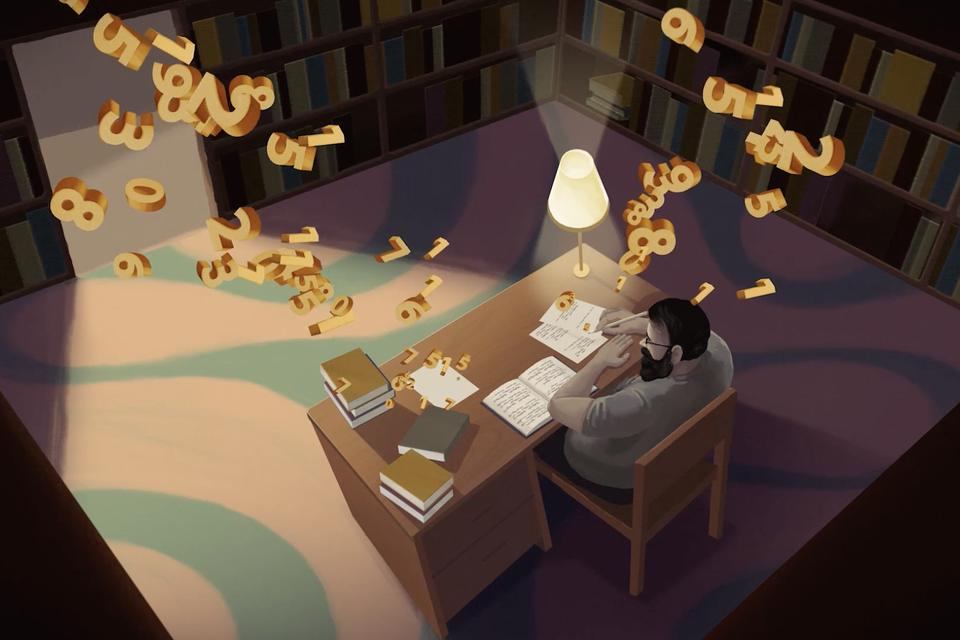
#> input picture img/animated-mind-key.jpg, 960 x 640 px, given in place of Animatd Mind Oliver with Patient.png, which was not available
$ python process.py
#> lines starting #> are read from the running program, lines starting #| are printed output that depends on the picture; pictures that were not available may be replaced by others from this repository, and a replacement may not be noted
"""Crop and compress project images: card key art (3:2), banner (21:9) and gallery stills.
Run before process_late.py, then apply_media.py."""
from PIL import Image, ImageOps
import os, json, sys
from pathlib import Path
REPO = Path(__file__).resolve().parents[2]
SITE = REPO / "site"
# Folder of original assets (one subfolder per filmmaker). Override with ASSETS_DIR.
R = os.environ.get("ASSETS_DIR", os.path.expanduser("~/Documents/Nonfiction Hotlist/NFH 2025 SELECTED PROJECT ASSETS")).rstrip("/") + "/"
MEDIA = Path(__file__).with_name("media.json")
out = str(SITE / "img"); os.makedirs(out, exist_ok=True)
Z = "Zilla Barbosa_/Photos from 1.6.25/Screenshot 2025-12-28 at 4.3"
M = {  # slug: [(file, focusY)] first = key art
 "animated-mind": [("Dempsey Rice_/Animatd Mind Oliver with Patient.png",.5),("Dempsey Rice_/Screenshot 2025-03-03 at 3.09.13 PM.png".replace(" "," "),.5)],
 "arrival-center": [("Gregory Purpura_/240716 Yang_Roosevelt-16.jpg",.5),("Gregory Purpura_/240520_Yang_Migrant_Project_-_The_Roosevelt-18.jpg",.5),("Gregory Purpura_/240520_Yang_Migrant_Project_-_The_Roosevelt-3.jpg",.5)],
 "aunties": [("Guo Guo_/AUF.png",.5)],
 "daddy": [("Hannah Myers_/DADDY_still_nonfiction hotlist_2.jpg",.5),("Hannah Myers_/DADDY Still.jpg",.5)],
 "earth-to-michael": [("Dustin Nakao-Haider_/33a_sep2018_michaellopezalegria_live.jpg",.5),("Dustin Nakao-Haider_/image (1).jpg",.4),("Dustin Nakao-Haider_/image (5).jpg",.3)],
 "father-figures": [("Emma D. Miller_/Bruce and dummies_red curtain_8966.jpg",.5),("Emma D. Miller_/Emma and Bruce dummy heads_3145.jpg",.5)],
 "god-of-sight": [("Cole  Sax_/God of Sight Key Art.png",.5),("Cole  Sax_/Screenshot 2025-03-02 at 3.50.44 PM.png",.5)],
 "good-kids": [("Daniel Yonathan/2 A047_08132138_C164.braw.21_37_22_16.Still001.jpg",.5),("Daniel Yonathan/2 A055_09070713_C149.braw.07_21_01_00.Still001(1).jpg",.5)],
 "the-grind": [("Dan Chen_/THEGRIND_COVERIMAGE_v2.jpg",0),("Dan Chen_/THEGRIND_LeoStill.jpg",.5)],
 "making-the-line": [("Zilla Barbosa_/Making The Line_NFHL.png",.5),(Z+"0.57 PM.png",.5),(Z+"1.21 PM.png",.5)],
 "manhood": [("Rebecca Shaid_/Still1.jpg",.5),("Rebecca Shaid_/Still2.jpg",.5)],
 "movement": [("Diane Quon_/Diane Quon_OG/sean bankheaad 3.jpg",.05),("Diane Quon_/Sienna_Lalau_Photo Feb 24 2025, 9 29 18 PM.jpg",.4),("Diane Quon_/mandy-moore-2.jpg",.5)],
 "screw-lucy": [("Mary Pilon_/dnd0902.jpg",.4)],
 "talked-to-death": [("Josh Zeman_/TTD_HERO_20250304.jpg",.5),("Josh Zeman_/AlanBerg-20211203-0008.jpg",.5)],
 "thank-you-for-listening": [("Gene Gallerano_/JRW_Still_02.jpg",.5),("Gene Gallerano_/JRW_Still_03.jpg",.5)],
 "vestibule": [("Riley Hooper_/Vestibule2.jpeg",0),("Riley Hooper_/Vestibule1.jpeg",.5)],
 "walk-with-me": [("Renee Muza_/Cino Thurman.jpg",.24),("Renee Muza_/Cino Frank.jpg",.35)],
 "whale-like-me": [("Malcolm Wright_/WLM_statues_02_1.34.1_1.1.1_1.1.1.jpg",.5),("Malcolm Wright_/unnamed.jpg",.5)],
 "when-we-all-get-to-heaven": [("Ariana Nedelman_/Ariana Nedelman_/2.jpg",.5),("Ariana Nedelman_/Ariana Nedelman_/1.jpg",.5),("Ariana Nedelman_/Ariana Nedelman_/4.jpg",.5)],
}

def trim_edges(im):
    """Remove flat white or black bars left over from screenshots and exports."""
    import numpy as np
    a = np.asarray(im.convert("L")).astype(int)
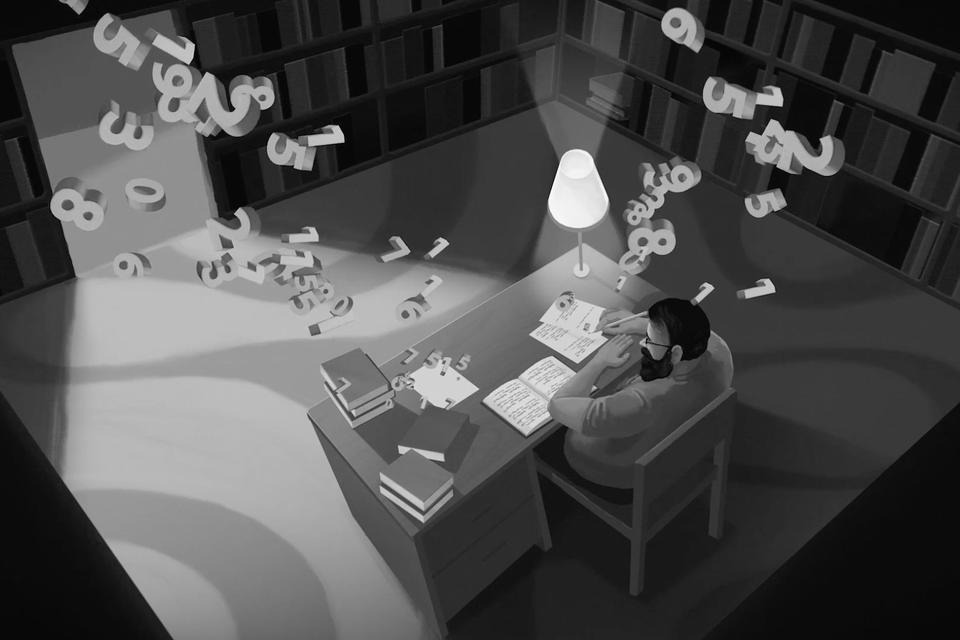
#> a: shape (640, 960) int64; min 1, max 254, mean 78
    H0, W0 = a.shape
#> H0 = 640; W0 = 960
    def flat(line): return (line.std() < 6 and line.mean() > 225) or (line.std() < 1.5 and line.mean() < 2)
    t, b, l, r = 0, H0, 0, W0
#> t = 0; b = 640; l = 0; r = 960
    while t < b - 10 and flat(a[t, l:r]): t += 1
#> this loop made 0 passes
#> after the loop, t = 0
    while b > t + 10 and flat(a[b - 1, l:r]): b -= 1
#> after the loop, b = 640
    while l < r - 10 and flat(a[t:b, l]): l += 1
#> after the loop, l = 0
    while r > l + 10 and flat(a[t:b, r - 1]): r -= 1
#> after the loop, r = 960
    pad = 2  # clear the anti-aliased row next to a bar
#> pad = 2
    t += pad if t else 0; l += pad if l else 0
    b -= pad if b < H0 else 0; r -= pad if r < W0 else 0
    return im.crop((l, t, r, b)) if (t, b, l, r) != (0, H0, 0, W0) else im
#> returned value is the input picture: PIL image 960x640 RGB; mean R, G, B 92.6, 73.8, 61.3

# Banner (21:9) vertical focus where it differs from the card crop
HERO_FY = {"vestibule": 0, "walk-with-me": .42, "thank-you-for-listening": .1, "aunties": .15, "movement": .02}
# Horizontal focus for narrower views of the banner (phones, PDF), as a CSS object-position x
FOCUS_X = {"animated-mind": 65, "daddy": 22, "movement": 30, "making-the-line": 38, "vestibule": 45, "screw-lucy": 68}

def crop(im, ratio, fy):
#> called with ratio = 1.5, fy = 0.5
    w,h = im.size
#> w = 960; h = 640
    if w/h > ratio:
        nw = int(h*ratio); x=(w-nw)//2; return im.crop((x,0,x+nw,h))
    nh = int(w/ratio); y=int((h-nh)*fy); y=max(0,min(h-nh,y)); return im.crop((0,y,w,y+nh))
#> after `nh = int(w / ratio)`: nh = 640
#> after `y = int((h - nh) * fy)`: y = 0
res = {}; total=0
for slug, items in M.items():
    res[slug] = {"key": "", "stills": []}
    for i,(f,fy) in enumerate(items):
        p = R+f
        if not os.path.exists(p): p = R+f.replace(" "," ")
        im = trim_edges(ImageOps.exif_transpose(Image.open(p)).convert("RGB"))
        if i == 0:
            k = crop(im, 3/2, fy); k.thumbnail((960,640), Image.LANCZOS)
            n=f"img/{slug}-key.jpg"; k.save(str(SITE / n), quality=74, optimize=True, progressive=True)
            res[slug]["key"]=n; total+=os.path.getsize(str(SITE / n))
            h = crop(im, 21/9, HERO_FY.get(slug, fy)); h.thumbnail((1800,772), Image.LANCZOS)
#> call 2 of crop, with ratio = 2.33, fy = 0.5
#> in crop (call 2), `return im.crop((0, y, w, y + nh))`:
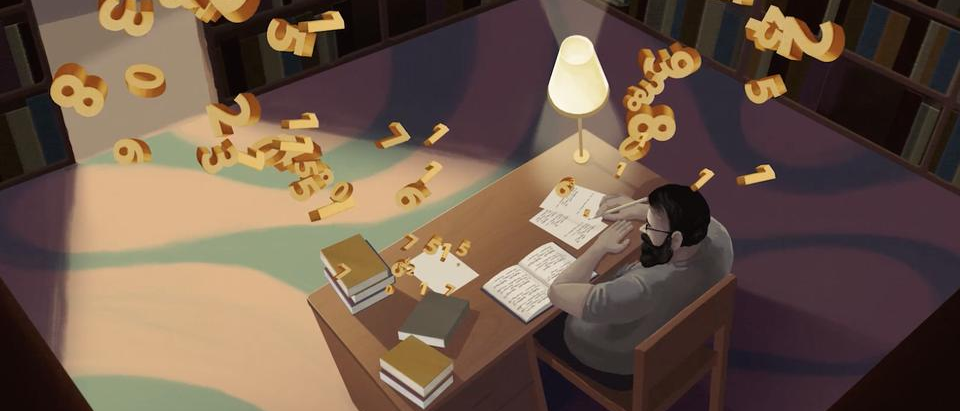
#> returned value: PIL image 960x411 RGB; mean R, G, B 109.6, 88.5, 73.6
            n=f"img/{slug}-hero.jpg"; h.save(str(SITE / n), quality=72, optimize=True, progressive=True)
            res[slug]["hero"]=n; total+=os.path.getsize(str(SITE / n))
        s = im.copy(); s.thumbnail((1400,1400), Image.LANCZOS)
        n=f"img/{slug}-{i+1}.jpg"; s.save(str(SITE / n), quality=74, optimize=True, progressive=True)
        res[slug]["stills"].append([n, s.size[0], s.size[1]]); total+=os.path.getsize(str(SITE / n))
#> pass 2 of the loop `for slug, items in M.items():`:
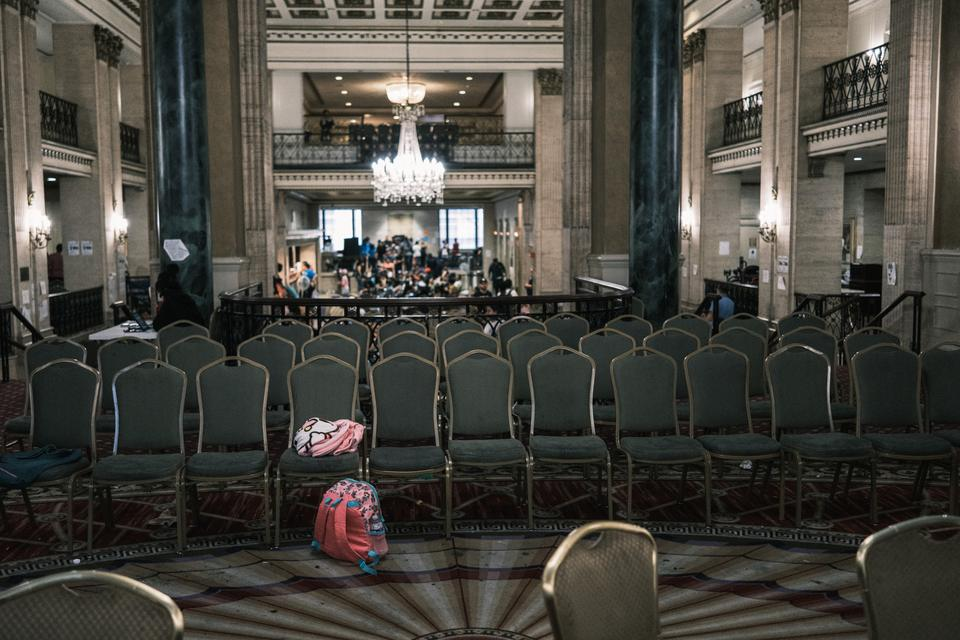
#> input picture img/arrival-center-key.jpg, 960 x 640 px, given in place of 240716 Yang_Roosevelt-16.jpg, which was not available
#> in trim_edges (call 3), `a = np.asarray(im.convert("L")).astype(int)`:
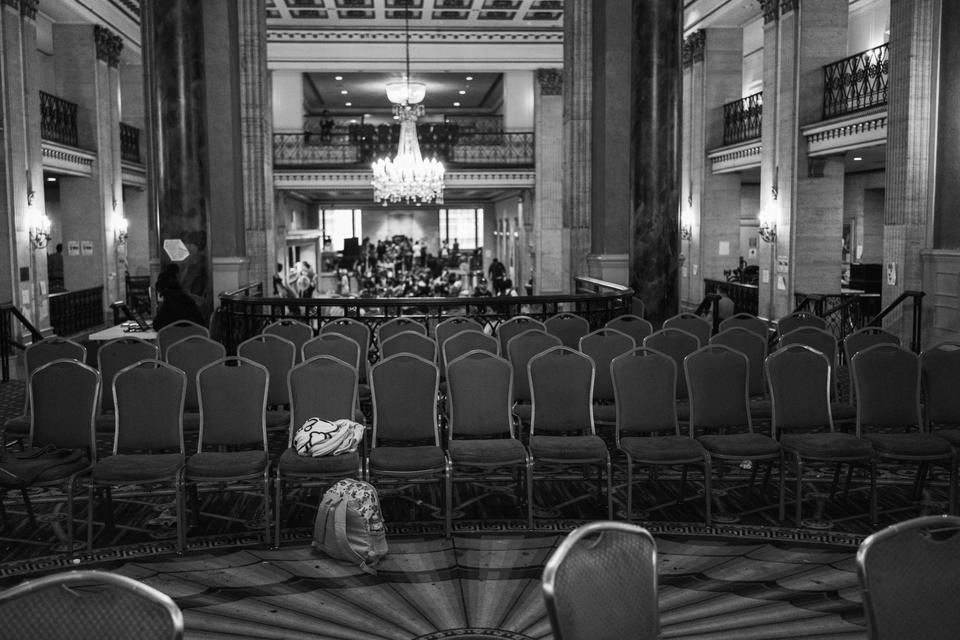
#> a: shape (640, 960) int64; min 0, max 255, mean 69.7
#> after the loop in trim_edges (call 3), `while b > t + 10 and flat(a[b - 1, l:r]): b -= 1`: b = 640
#> after the loop in trim_edges (call 3), `while l < r - 10 and flat(a[t:b, l]): l += 1`: l = 0
#> after the loop in trim_edges (call 3), `while r > l + 10 and flat(a[t:b, r - 1]): r -= 1`: r = 960
#> in trim_edges, returned value is the input picture: PIL image 960x640 RGB; mean R, G, B 72, 69.7, 63.1
#> in crop (call 4), `return im.crop((0, y, w, y + nh))`:
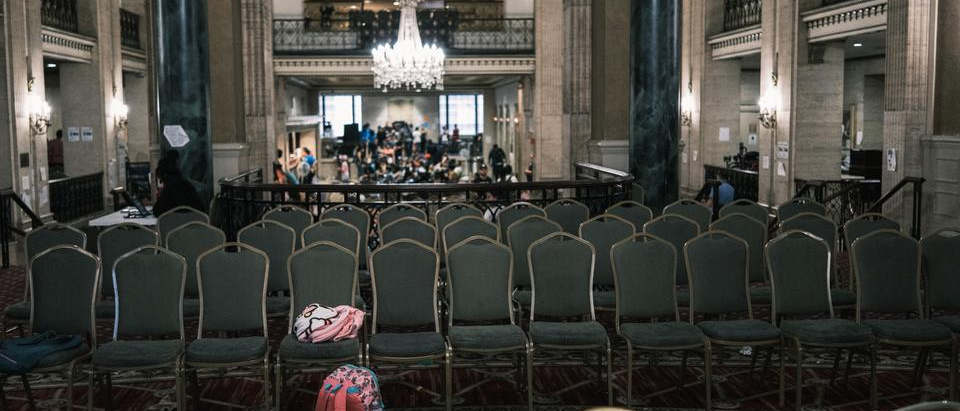
#> returned value: PIL image 960x411 RGB; mean R, G, B 67.5, 66.5, 61.1
#> (the run stopped early here; a loop or call above may not have finished)
